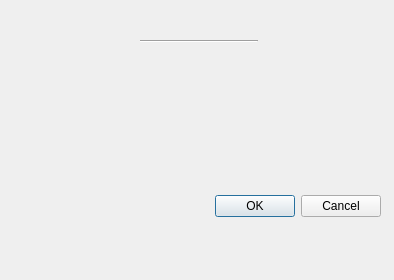
<?xml version="1.0" encoding="UTF-8"?>
<ui version="4.0">
 <class>Utils::BasicLoginDialog</class>
 <widget class="QDialog" name="Utils::BasicLoginDialog">
  <property name="geometry">
   <rect>
    <x>0</x>
    <y>0</y>
    <width>394</width>
    <height>280</height>
   </rect>
  </property>
  <property name="windowTitle">
   <string>Dialog</string>
  </property>
  <widget class="QDialogButtonBox" name="buttonBox">
   <property name="geometry">
    <rect>
     <x>40</x>
     <y>190</y>
     <width>341</width>
     <height>32</height>
    </rect>
   </property>
   <property name="orientation">
    <enum>Qt::Horizontal</enum>
   </property>
   <property name="standardButtons">
    <set>QDialogButtonBox::Cancel|QDialogButtonBox::Ok</set>
   </property>
  </widget>
  <widget class="QLabel" name="title">
   <property name="geometry">
    <rect>
     <x>160</x>
     <y>10</y>
     <width>62</width>
     <height>16</height>
    </rect>
   </property>
   <property name="text">
    <string/>
   </property>
  </widget>
  <widget class="Line" name="line">
   <property name="geometry">
    <rect>
     <x>140</x>
     <y>40</y>
     <width>118</width>
     <height>3</height>
    </rect>
   </property>
   <property name="orientation">
    <enum>Qt::Horizontal</enum>
   </property>
  </widget>
  <widget class="Utils::LoginWidget" name="loginWidget" native="true">
   <property name="geometry">
    <rect>
     <x>20</x>
     <y>70</y>
     <width>351</width>
     <height>80</height>
    </rect>
   </property>
  </widget>
 </widget>
 <customwidgets>
  <customwidget>
   <class>Utils::LoginWidget</class>
   <extends>QWidget</extends>
   <header location="global">utils/widgets/loginwidget.h</header>
   <container>1</container>
  </customwidget>
 </customwidgets>
 <resources/>
 <connections>
  <connection>
   <sender>buttonBox</sender>
   <signal>accepted()</signal>
   <receiver>Utils::BasicLoginDialog</receiver>
   <slot>accept()</slot>
   <hints>
    <hint type="sourcelabel">
     <x>248</x>
     <y>254</y>
    </hint>
    <hint type="destinationlabel">
     <x>157</x>
     <y>274</y>
    </hint>
   </hints>
  </connection>
  <connection>
   <sender>buttonBox</sender>
   <signal>rejected()</signal>
   <receiver>Utils::BasicLoginDialog</receiver>
   <slot>reject()</slot>
   <hints>
    <hint type="sourcelabel">
     <x>316</x>
     <y>260</y>
    </hint>
    <hint type="destinationlabel">
     <x>286</x>
     <y>274</y>
    </hint>
   </hints>
  </connection>
 </connections>
</ui>
